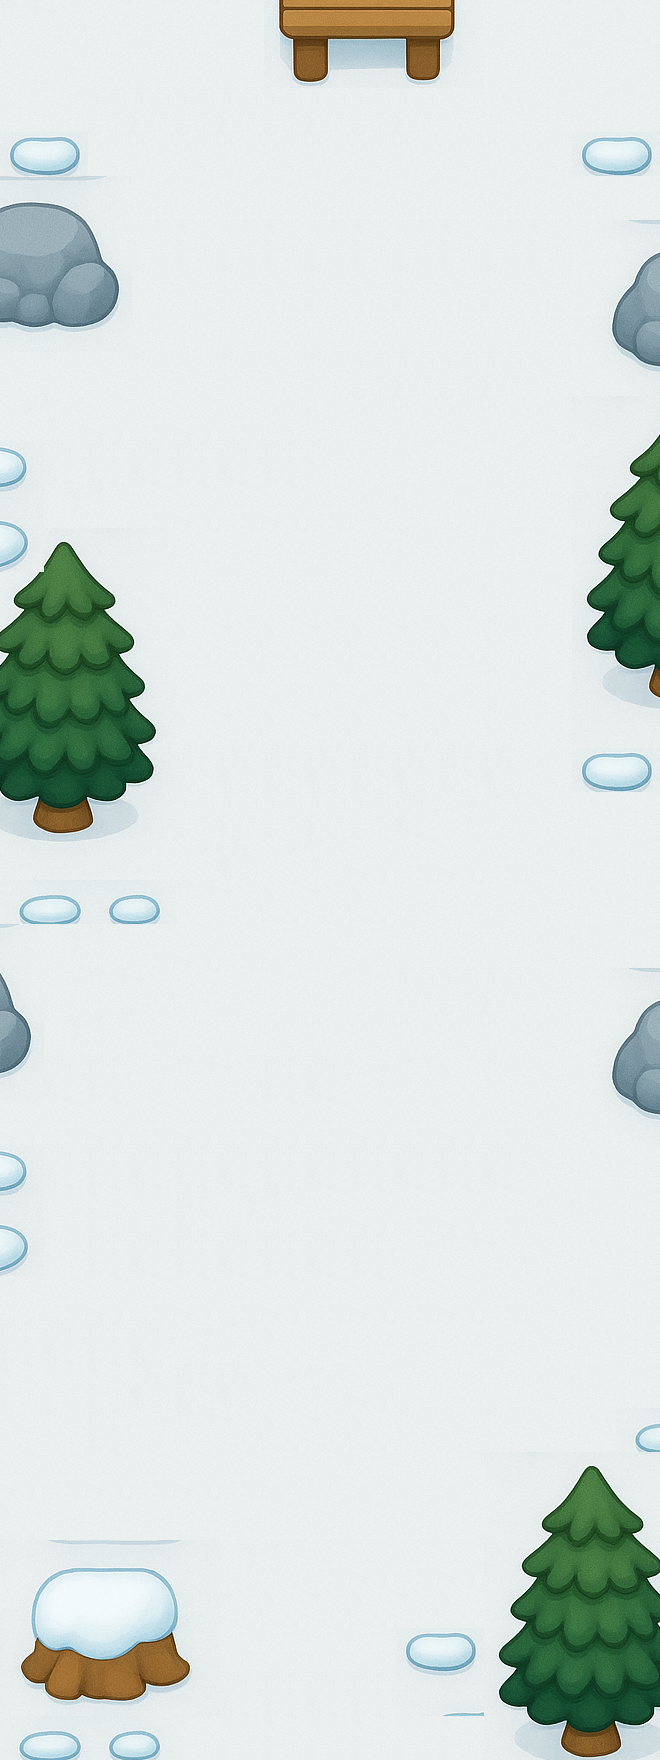

A level layout from a 2D game, rendered from its tile map. Below: a short description, then the map file with its tile-grid data intact:
An orthogonal 15x40 tile map with 44x44 px tiles, 4 tile layers (ground, snow, rocks, tree).

<map version="1.10" tiledversion="1.11.2" orientation="orthogonal" renderorder="right-down" width="15" height="40" tilewidth="44" tileheight="44" infinite="0" nextlayerid="8" nextobjectid="1">
 <tileset firstgid="1" name="map_image" tilewidth="44" tileheight="44" tilecount="529" columns="23">
  <image source="map_image.png" width="1024" height="1024" />
 </tileset>
 <layer id="1" name="ground" width="15" height="40">
  <data encoding="csv">
481,482,505,505,505,505,505,505,505,505,505,505,505,505,482,
504,505,528,528,528,528,528,528,528,528,528,528,528,528,505,
527,528,502,502,502,502,502,502,502,502,525,526,527,528,528,
525,525,525,525,525,525,525,525,525,525,525,525,525,525,525,
528,528,528,528,528,528,528,528,528,528,528,528,528,528,528,
502,502,502,502,502,502,502,502,502,502,502,502,502,502,502,
525,525,525,525,525,525,525,525,525,525,525,525,525,525,525,
502,502,525,526,527,528,528,528,528,528,528,528,528,528,528,
525,525,525,525,525,525,525,525,502,502,502,502,525,526,527,
480,481,482,482,482,482,525,526,525,525,525,525,525,525,525,
479,479,479,479,479,479,479,525,526,527,528,528,505,482,482,
479,480,481,482,482,482,482,482,525,526,527,528,528,505,482,
482,482,482,505,505,505,505,505,505,525,526,527,528,528,505,
505,505,505,528,528,528,528,528,528,528,525,526,527,528,528,
480,481,482,482,482,482,482,482,482,482,482,525,526,527,528,
479,480,481,482,505,505,505,505,505,505,505,525,526,527,528,
479,479,480,481,482,482,482,482,482,482,482,525,526,527,528,
479,479,479,479,479,479,479,479,479,479,479,479,525,526,527,
502,502,502,502,502,502,502,502,502,479,480,481,525,526,527,
525,525,525,479,480,479,480,481,482,482,482,482,525,526,527,
479,480,479,480,481,482,482,482,482,505,505,505,525,526,527,
479,480,481,482,482,482,505,505,505,528,528,528,525,526,527,
479,480,481,482,505,505,528,528,528,502,502,502,525,526,527,
479,480,481,482,528,528,525,525,525,525,525,525,525,526,527,
479,479,479,480,481,482,479,479,480,481,482,525,525,526,527,
482,482,482,482,482,482,482,482,482,482,482,482,525,526,527,
479,479,479,479,479,479,479,479,479,479,479,479,525,526,527,
502,502,502,502,479,480,481,482,482,482,482,482,525,526,527,
525,525,479,479,479,479,479,479,479,480,481,482,525,526,527,
481,482,482,482,482,482,482,482,482,482,482,482,525,526,527,
479,479,479,479,480,481,482,505,505,505,505,505,525,526,527,
502,502,502,479,479,479,480,481,482,528,528,528,525,526,527,
525,525,479,480,481,482,482,482,482,525,525,525,525,526,527,
482,482,482,482,482,482,505,505,505,528,505,482,525,526,527,
482,505,505,505,505,505,528,528,528,528,528,505,525,526,527,
482,528,528,528,479,480,481,482,482,482,482,482,525,526,527,
479,479,480,481,482,482,482,482,482,482,482,482,525,526,527,
479,480,481,482,482,505,505,505,505,505,505,505,525,526,527,
479,479,479,479,479,479,479,479,479,479,479,479,525,526,527,
502,502,502,502,502,502,502,502,502,502,502,479,525,526,527
</data>
 </layer>
 <layer id="6" name="snow" width="15" height="40">
  <data encoding="csv">
0,0,0,0,0,0,0,0,0,0,0,0,0,0,0,
0,0,0,0,0,0,0,0,0,0,0,0,0,0,0,
0,0,0,0,0,0,0,0,0,0,0,0,0,0,0,
424,425,0,0,0,0,0,0,0,0,0,0,0,424,425,
0,0,0,0,0,0,0,0,0,0,0,0,0,0,0,
0,0,0,0,0,0,0,0,0,0,0,0,0,0,0,
0,0,0,0,0,0,0,0,0,0,0,0,0,0,0,
0,0,0,0,0,0,0,0,0,0,0,0,0,0,0,
0,0,0,0,0,0,0,0,0,0,0,0,0,0,0,
0,0,0,0,0,0,0,0,0,0,0,0,0,0,0,
0,0,0,0,0,0,0,0,0,0,0,0,0,0,0,
0,0,0,0,0,0,0,0,0,0,0,0,0,0,0,
0,0,0,0,0,0,0,0,0,0,0,0,0,0,0,
0,0,0,0,0,0,0,0,0,0,0,0,0,0,0,
0,0,0,0,0,0,0,0,0,0,0,0,0,0,0,
0,0,0,0,0,0,0,0,0,0,0,0,0,0,0,
0,0,0,0,0,0,0,0,0,0,0,0,0,0,0,
0,0,0,0,0,0,0,0,0,0,0,0,0,424,425,
0,0,0,0,0,0,0,0,0,0,0,0,0,0,0,
0,0,0,0,0,0,0,0,0,0,0,0,0,0,0,
485,486,487,488,0,0,0,0,0,0,0,0,0,0,0,
0,0,0,0,0,0,0,0,0,0,0,0,0,0,0,
0,0,0,0,0,0,0,0,0,0,0,0,0,0,0,
0,0,0,0,0,0,0,0,0,0,0,0,0,0,0,
0,0,0,0,0,0,0,0,0,0,0,0,0,0,0,
0,0,0,0,0,0,0,0,0,0,0,0,0,0,0,
0,0,0,0,0,0,0,0,0,0,0,0,0,0,0,
0,0,0,0,0,0,0,0,0,0,0,0,0,0,0,
0,0,0,0,0,0,0,0,0,0,0,0,0,0,0,
0,0,0,0,0,0,0,0,0,0,0,0,0,0,0,
0,0,0,0,0,0,0,0,0,0,0,0,0,0,0,
0,0,0,0,0,0,0,0,0,0,0,0,0,0,0,
0,0,0,0,0,0,0,0,0,0,0,0,0,0,485,
0,0,0,0,0,0,0,0,0,0,0,0,0,0,0,
0,0,0,0,0,0,0,0,0,0,0,0,0,0,0,
0,0,0,0,0,0,0,0,0,0,0,0,0,0,0,
0,0,0,0,0,0,0,0,0,0,0,0,0,0,0,
0,0,0,0,0,0,0,0,0,424,425,0,0,0,0,
0,0,0,0,0,0,0,0,0,447,448,0,0,0,0,
485,486,487,488,0,0,0,0,0,0,0,0,0,0,0
</data>
 </layer>
 <layer id="7" name="rocks" width="15" height="40">
  <data encoding="csv">
0,0,0,0,0,0,0,0,0,0,0,0,0,0,0,
0,0,0,0,0,0,0,0,0,0,0,0,0,0,0,
0,0,0,0,0,0,0,0,0,0,0,0,0,0,0,
0,0,0,0,0,0,0,0,0,0,0,0,0,0,0,
279,280,281,0,0,0,0,0,0,0,0,0,0,0,0,
302,303,304,0,0,0,0,0,0,0,0,0,0,277,278,
325,326,327,0,0,0,0,0,0,0,0,0,0,300,301,
348,349,350,0,0,0,0,0,0,0,0,0,0,323,324,
0,0,0,0,0,0,0,0,0,0,0,0,0,346,347,
0,0,0,0,0,0,0,0,0,0,0,0,0,0,0,
0,0,0,0,0,0,0,0,0,0,0,0,0,0,0,
0,0,0,0,0,0,0,0,0,0,0,0,0,0,0,
0,0,0,0,0,0,0,0,0,0,0,0,0,0,0,
0,0,0,0,0,0,0,0,0,0,0,0,0,0,0,
0,0,0,0,0,0,0,0,0,0,0,0,0,0,0,
0,0,0,0,0,0,0,0,0,0,0,0,0,0,0,
0,0,0,0,0,0,0,0,0,0,0,0,0,0,0,
0,0,0,0,0,0,0,0,0,0,0,0,0,0,0,
0,0,0,0,0,0,0,0,0,0,0,0,0,0,0,
0,0,0,0,0,0,0,0,0,0,0,0,0,0,0,
0,0,0,0,0,0,0,0,0,0,0,0,0,0,0,
281,0,0,0,0,0,0,0,0,0,0,0,0,0,0,
304,0,0,0,0,0,0,0,0,0,0,0,0,277,278,
327,0,0,0,0,0,0,0,0,0,0,0,0,300,301,
350,0,0,0,0,0,0,0,0,0,0,0,0,323,324,
0,0,0,0,0,0,0,0,0,0,0,0,0,346,347,
0,0,0,0,0,0,0,0,0,0,0,0,0,0,0,
0,0,0,0,0,0,0,0,0,0,0,0,0,0,0,
0,0,0,0,0,0,0,0,0,0,0,0,0,0,0,
0,0,0,0,0,0,0,0,0,0,0,0,0,0,0,
0,0,0,0,0,0,0,0,0,0,0,0,0,0,0,
0,0,0,0,0,0,0,0,0,0,0,0,0,0,0,
0,0,0,0,0,0,0,0,0,0,0,0,0,0,0,
0,0,0,0,0,0,0,0,0,0,0,0,0,0,0,
0,0,0,0,0,0,0,0,0,0,0,0,0,0,0,
0,0,0,0,0,0,0,0,0,0,0,0,0,0,0,
0,0,0,0,0,0,0,0,0,0,0,0,0,0,0,
0,0,0,0,0,0,0,0,0,0,0,0,0,0,0,
0,0,0,0,0,0,0,0,0,0,0,0,0,0,0,
0,0,0,0,0,0,0,0,0,0,0,0,0,0,0
</data>
 </layer>
 <layer id="5" name="tree" width="15" height="40">
  <data encoding="csv">
0,0,0,0,0,0,249,250,251,252,253,0,0,0,0,
0,0,0,0,0,0,272,273,274,275,276,0,0,0,0,
0,0,0,0,0,0,0,0,0,0,0,0,0,0,0,
0,0,0,0,0,0,0,0,0,0,0,0,0,0,0,
0,0,0,0,0,0,0,0,0,0,0,0,0,0,0,
0,0,0,0,0,0,0,0,0,0,0,0,0,0,0,
0,0,0,0,0,0,0,0,0,0,0,0,0,0,0,
0,0,0,0,0,0,0,0,0,0,0,0,0,0,0,
0,0,0,0,0,0,0,0,0,0,0,0,0,0,0,
0,0,0,0,0,0,0,0,0,0,0,0,0,295,296,
386,0,0,0,0,0,0,0,0,0,0,0,0,318,319,
409,0,0,0,0,0,0,0,0,0,0,0,0,341,342,
432,297,298,299,0,0,0,0,0,0,0,0,0,364,365,
319,320,321,322,0,0,0,0,0,0,0,0,0,387,388,
342,343,344,345,0,0,0,0,0,0,0,0,0,410,411,
365,366,367,368,0,0,0,0,0,0,0,0,0,433,434,
388,389,390,391,0,0,0,0,0,0,0,0,0,456,457,
411,412,413,414,0,0,0,0,0,0,0,0,0,0,0,
434,435,436,437,0,0,0,0,0,0,0,0,0,0,0,
457,458,459,460,0,0,0,0,0,0,0,0,0,0,0,
0,0,0,0,0,0,0,0,0,0,0,0,0,0,0,
0,0,0,0,0,0,0,0,0,0,0,0,0,0,0,
0,0,0,0,0,0,0,0,0,0,0,0,0,0,0,
0,0,0,0,0,0,0,0,0,0,0,0,0,0,0,
0,0,0,0,0,0,0,0,0,0,0,0,0,0,0,
0,0,0,0,0,0,0,0,0,0,0,0,0,0,0,
386,0,0,0,0,0,0,0,0,0,0,0,0,0,0,
409,0,0,0,0,0,0,0,0,0,0,0,0,0,0,
432,0,0,0,0,0,0,0,0,0,0,0,0,0,0,
0,0,0,0,0,0,0,0,0,0,0,0,0,0,0,
0,0,0,0,0,0,0,0,0,0,0,0,0,0,0,
0,0,0,0,0,0,0,0,0,0,0,0,0,0,0,
0,0,0,0,0,0,0,0,0,0,0,0,0,0,0,
0,0,0,0,0,0,0,0,0,0,0,295,296,297,298,
0,0,0,0,0,0,0,0,0,0,0,318,319,320,321,
286,287,288,289,290,0,0,0,0,0,0,341,342,343,344,
309,310,311,312,313,0,0,0,0,0,0,364,365,366,367,
332,333,334,335,336,0,0,0,0,0,0,387,388,389,390,
355,356,357,358,359,0,0,0,0,0,0,410,411,412,413,
0,0,0,0,0,0,0,0,0,0,0,433,434,435,436
</data>
 </layer>
</map>